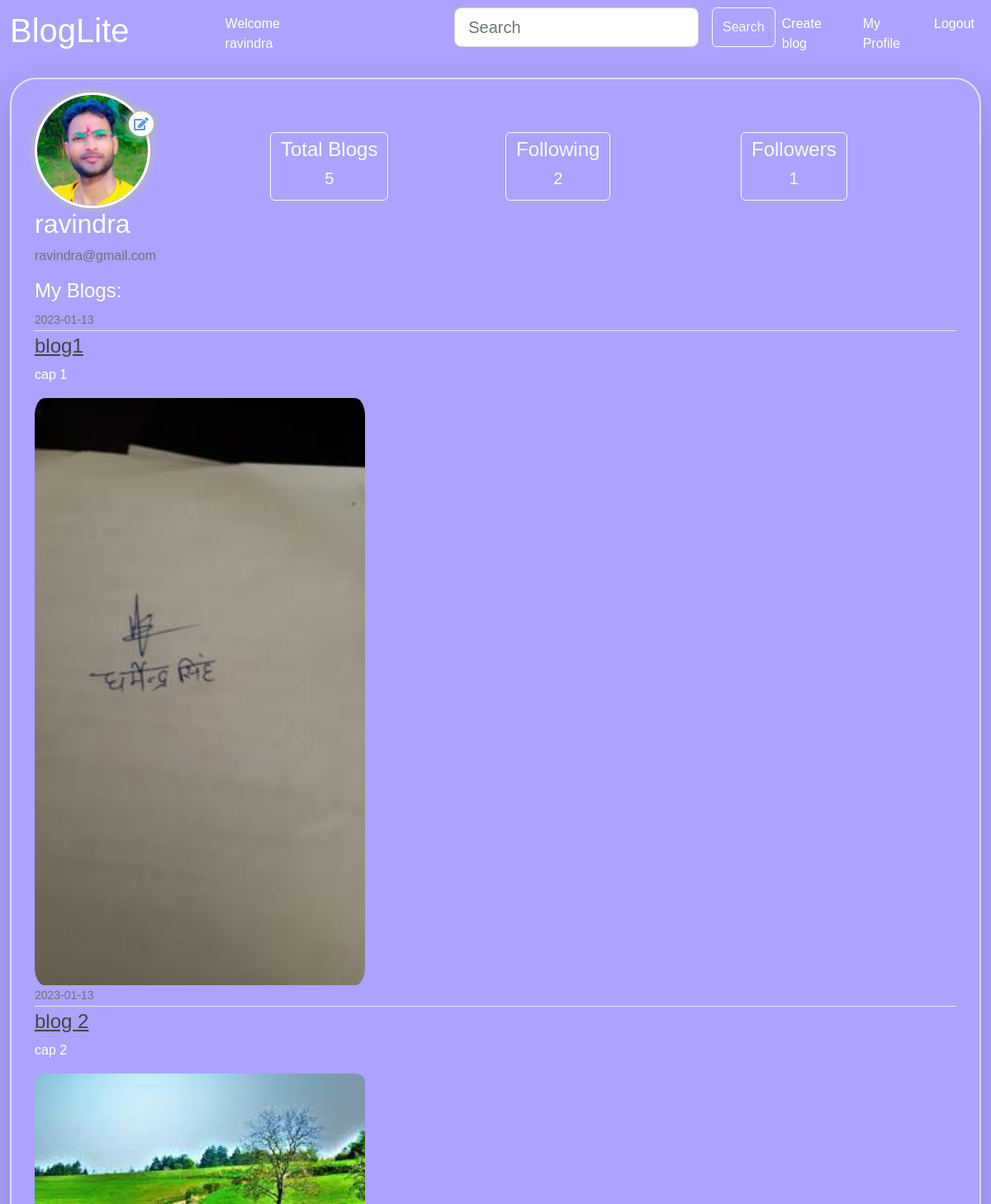
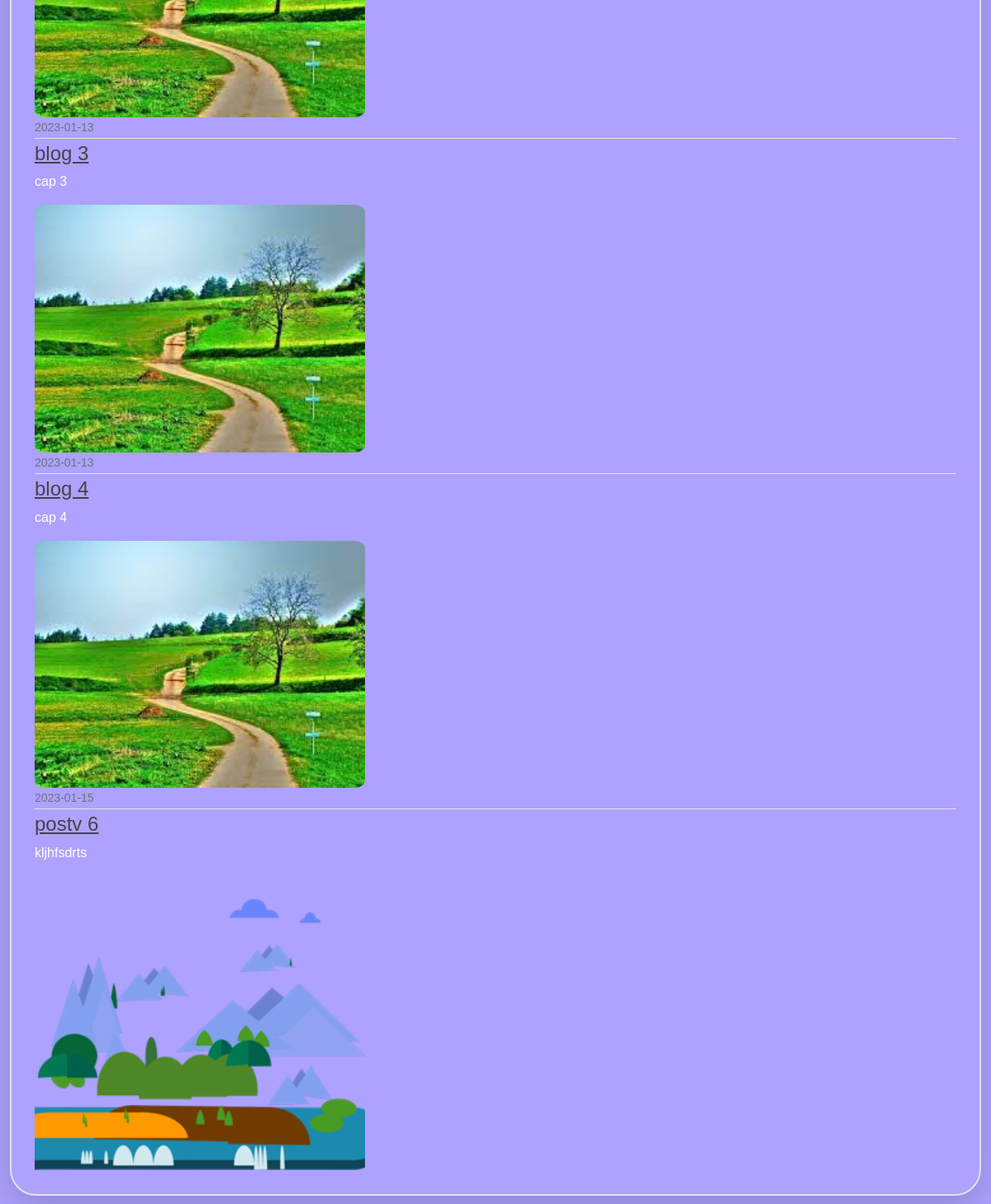
Screenshot of /profile/ravindra (signed in) with the database file from the repository (2 pictures, top to bottom).
### bloglite/models.py (models this page shows, shortened)
class User(db.Model,UserMixin):
    id = db.Column(db.Integer, primary_key=True,autoincrement=True)
    username = db.Column(db.String(20), unique=True, nullable=False)
    name = db.Column(db.String(20), unique=False, nullable=False)
    email = db.Column(db.String(120), unique=True, nullable=False)
    profile_image = db.Column(db.String(20), nullable=False, default='default.jpg')
    password = db.Column(db.String(60), nullable=False)
    blogs = db.relationship('Blog', backref='author', passive_deletes=True)
    comments = db.relationship('Comment', backref='author', passive_deletes=True)
    followed = db.relationship('User',
                               secondary=followers,
                               primaryjoin=(followers.c.follower_id == id),
                               secondaryjoin=(followers.c.followed_id == id),
                               backref=db.backref('followers'))

class Blog(db.Model):
    id = db.Column(db.Integer, primary_key=True)
    title = db.Column(db.String(100), nullable=False)
    blog_image = db.Column(db.String(20),nullable=False,default='default_blog.jpg')
    date_posted = db.Column(db.DateTime, nullable=False, default=datetime.utcnow)
    caption = db.Column(db.Text, nullable=False)
    user_id = db.Column(db.Integer, db.ForeignKey('user.id', ondelete="CASCADE"), nullable=False)
    comments = db.relationship('Comment', backref='blog', passive_deletes=True)
    likes = db.relationship('Like',       backref='blog', passive_deletes=True)

### bloglite/app.py (the view)
@app.route('/profile/<string:username>', methods=['POST', 'GET'])
@login_required
def profile(username):
    form =UpdateProfileForm()
    if form.validate_on_submit():
        if form.profile_image.data:
            picture_file = save_profile_image(form.profile_image.data)
            current_user.profile_image = picture_file
        current_user.username = form.username.data
        current_user.email = form.email.data
        current_user.name = form.name.data
        db.session.commit()
        flash("Your account details were successfully updated.", "success")
        return redirect(url_for("profile",username=username))
    elif request.method == "GET":
        form.username.data = current_user.username
        form.name.data = current_user.name
        form.email.data = current_user.email
    following = len(current_user.followed)
    followers = len(current_user.followers)
    follows=username in [u.username for u in current_user.followed]
    user = User.query.filter_by(username=username).first_or_404()
    blogs=Blog.query.filter_by(author=user).all()
    total=len(blogs)
    image_file = url_for(
        "static", filename="profile_images/" + current_user.profile_image)
    return render_template ('profile.html', form=form, image_file=image_file,blogs=blogs,followers=followers,following=following, total=total,user=user,follows=follows
    )

### bloglite/forms.py
class UpdateProfileForm(FlaskForm):
    username = StringField('Username',validators=[DataRequired(),Length(min=2, max=20)])
    name =StringField('Name',validators=[DataRequired(),Length(min=2,max=20)])
    email = StringField('Email',validators=[DataRequired(),Email()]
    )
    profile_image =  FileField("Upload Profile Picture",  validators=[FileAllowed(['jpg','jpeg', 'png'])])
    submit = SubmitField('Update')

### bloglite/models.py (called while the page is built)
@login_manager.user_loader
def load_user(user_id):
    return User.query.get(int(user_id))

### bloglite/templates/profile.html (shortened to what this page needs)
{% extends 'base.html' %}
{% block content %}
<div class="row">
    <div class="media col-md-3">
        <div class="profile-img">
            <img src="{{ image_file }}" class="" />
            {% if user == current_user %}
            {% set flag =True %}
            <i data-bs-toggle="modal" data-bs-target="#exampleModal" class="fa fa-edit"></i>
            {% endif %}
        </div>
      <div class="media-body">
        <div class="account-heading">
          <h2>{{ user.name }}</h2>
        </div>
        <p class="text-secondary">{{ user.email }}</p>
      </div>
    </div>
    <div class="col-md-3 mt-5">
      <a href="#" role="button" class="btn btn-outline-light">
      <h4>Total Blogs</h4>
      <h5>{{ total }}</h5>
      </a>
    </div>
    <div class="col-md-3 mt-5">
      <a href="{{ url_for('following') }}" role="button" class="btn btn-outline-light">
        <h4>Following</h4>
        <h5>{{ following }}</h5>
        </a>
    </div>
    <div class="col-md-3 mt-5">
      <a href="{{ url_for('followers') }}" role="button" class="btn btn-outline-light">
        <h4>Followers</h4>
        <h5>{{ followers}}</h5>
        </a>
    </div>
    <div class="col-md-12">
      {% if flag %}
        <h4>My Blogs:</h4>
      {% else %}
        <h4>{{ user.name}} Blogs</h4>
      {% endif %}
    {% for blog in blogs %}
        <article class="media content-section">
          <div class="media-body">
            <div class="article-metadata">
              <small class="text-muted">{{ blog.date_posted.strftime('%Y-%m-%d') }}</small>
            </div>
            <h4><a class="article-title" href="{{ url_for('blog', blog_id=blog.id) }}">{{ blog.title}}</a></h4>
            <p class="article-content">{{ blog.caption }}</p>
            <img src="{{ url_for('static' , filename = 'blog_images/' + blog.blog_image) }}" alt="blog image" class="blog_image">
          </div>
        </article>
    {% endfor %}
    </div>
{% endblock %}

### bloglite/templates/base.html (shortened to what this page needs)
<!DOCTYPE html>
<html lang="en">
<head>
    <link href="https://use.fontawesome.com/releases/v5.8.2/css/all.css" rel="stylesheet" />
    <link rel="stylesheet" href="https://cdn.jsdelivr.net/npm/bootstrap@5.2.3/dist/css/bootstrap.min.css">
    <link rel="stylesheet" type="text/css" href=" {{ url_for('static', filename='styles.css') }}">
</head>
<body>
    <div class="header-section">
        <nav class="navbar navbar-expand-lg text-white">
            <div class="container-fluid">
                <a class="navbar-brand text-white" href="{{ url_for('home')}}"> <h1>BlogLite</h1></a>
                {% if current_user.is_authenticated %}
                <a class="wcl nav-link" aria-current="page" href="{{ url_for('profile',username=current_user.username)}}">Welcome {{current_user.name}}</a>
                {% endif %}
                <div class="right-nav collapse navbar-collapse " id="navbarText">
                    {% if current_user.is_authenticated %}
                    <ul class="navbar-nav mx-auto mb-2 mb-lg-0">
                        <li class="nav-item">
                            <form action="{{url_for('search')}}" method="POST" class="d-flex mr-5" role="search">
                            <input class="form-control form-control-lg me-3" name="search" type="search" placeholder="Search" aria-label="Search">
                            <button class="btn btn-outline-light" type="submit">Search</button>
                            </form>
                        </li>
                        <li class="nav-item">
                            <a class="nav-link mr-5 text-white fs-6" href="{{ url_for('create_blog')}}">Create blog</a>
                        </li>
                        <li class="nav-item">
                            <a class="nav-link text-white fs-6" href="{{url_for('profile',username=current_user.username)}}"> My Profile</a>
                        </li>
                        <li class="nav-item">
                            <a class="nav-link text-white fs-6" href="{{ url_for('logout')}}"> Logout</a>
                        </li>
                    </ul>
                    {% endif %}
                </div>
            </div>
        </nav>
    </div>
    <div class="body-section border border-2 rounded-5 shadow-lg p-3 bg-body-tertiary">
        <div class="container">{% block content %}
            {% endblock %}
        </div>
    </div>
</body>
</html>

### bloglite/static/styles.css (style rules this page uses)
.right-nav { margin-left: 150px; }
.wcl { margin-left: 100px; }
body { background-color: #ADA2FF; color: white; font-family: sans-serif; }
.header-section { background-color:#ADA2FF; color: white; }
.body-section { margin: 1% 1%; }
img { height: 100px; width: 100px; border-radius: 100%; }
div img { height: 100%; width: 100%; border-radius: 50%; }
.profile-img { width: 140px; height: 140px; border-radius: 50%; border-style: solid; border-color: #FFFFFF; box-shadow: 0 0 8px 3px #B8B8B8; position: relative; }
.profile-img i { position: absolute; top: 20px; right: -7px; border-radius: 50%; height: 30px; width: 30px; display: flex !important; align-items: center; justify-content: center; background-color: white; color: cornflowerblue; box-shadow: 0 0 8px 3px #B8B8B8; }
.profile-img img { height: 100%; width: 100%; border-radius: 50%; }
.blog_image { width: 400px; height: 300pix; border-radius: 3%; border-color: #B8B8B8; }
.article-metadata { padding-bottom: 1px; margin-bottom: 4px; border-bottom: 1px solid #e3e3e3 }
img { height: fit-content; }
.article-title { color: #444444; }

### rows the page displays
User: name "ravindra", email "ravindra@gmail.com"
Blog: date_posted "2023-01-13", title "blog1", caption "cap 1", blog_image (picture)
Blog: date_posted "2023-01-13", title "blog 2", caption "cap 2", blog_image (placeholder picture)
Blog: date_posted "2023-01-13", title "blog 3", caption "cap 3", blog_image (placeholder picture)
Blog: date_posted "2023-01-13", title "blog 4", caption "cap 4", blog_image (placeholder picture)
Blog: date_posted "2023-01-15", title "postv 6", caption "kljhfsdrts", blog_image (picture)

### other values shown
{{ total }} "5"
{{ following }} "2"
{{ followers }} "1"
